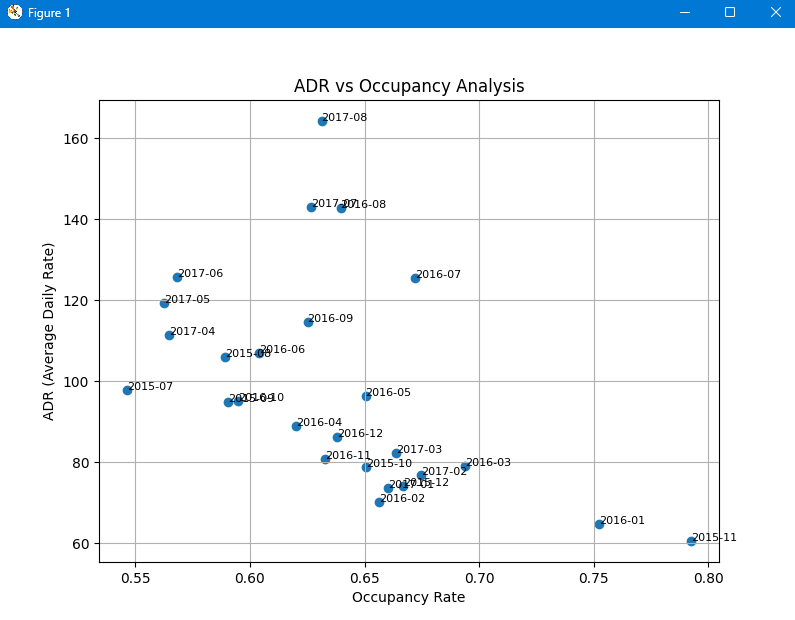

Source code (Python):
import pandas as pd
import matplotlib.pyplot as plt

# 📂 Load dataset
file_path = r"C:\Users\HP\Music\new project\#3 — STR  CoStar\hotel_bookings.csv"
df = pd.read_csv(file_path)

# -------------------------------
# 🧹 DATA PREPARATION
# -------------------------------

# Occupancy flag
df['is_occupied'] = df['is_canceled'].apply(lambda x: 0 if x == 1 else 1)

# Convert month name to number (IMPORTANT FIX)
month_map = {
    'January':1, 'February':2, 'March':3, 'April':4,
    'May':5, 'June':6, 'July':7, 'August':8,
    'September':9, 'October':10, 'November':11, 'December':12
}

df['month_num'] = df['arrival_date_month'].map(month_map)

# Create proper date
df['date'] = pd.to_datetime(
    df['arrival_date_year'].astype(str) + '-' +
    df['month_num'].astype(str) + '-01'
)

# -------------------------------
# 📊 AGGREGATION (Monthly)
# -------------------------------

monthly = df.groupby(df['date'].dt.to_period('M')).agg({
    'adr': 'mean',
    'is_occupied': 'mean'
}).reset_index()

monthly['date'] = monthly['date'].dt.to_timestamp()

# -------------------------------
# 📈 SCATTER PLOT
# -------------------------------

plt.figure(figsize=(8,6))

plt.scatter(monthly['is_occupied'], monthly['adr'])

# Labels
plt.xlabel("Occupancy Rate")
plt.ylabel("ADR (Average Daily Rate)")
plt.title("ADR vs Occupancy Analysis")

# Annotate points (month labels)
for i in range(len(monthly)):
    plt.text(monthly['is_occupied'][i],
             monthly['adr'][i],
             str(monthly['date'][i].strftime('%Y-%m')),
             fontsize=8)

plt.grid()
plt.show()
